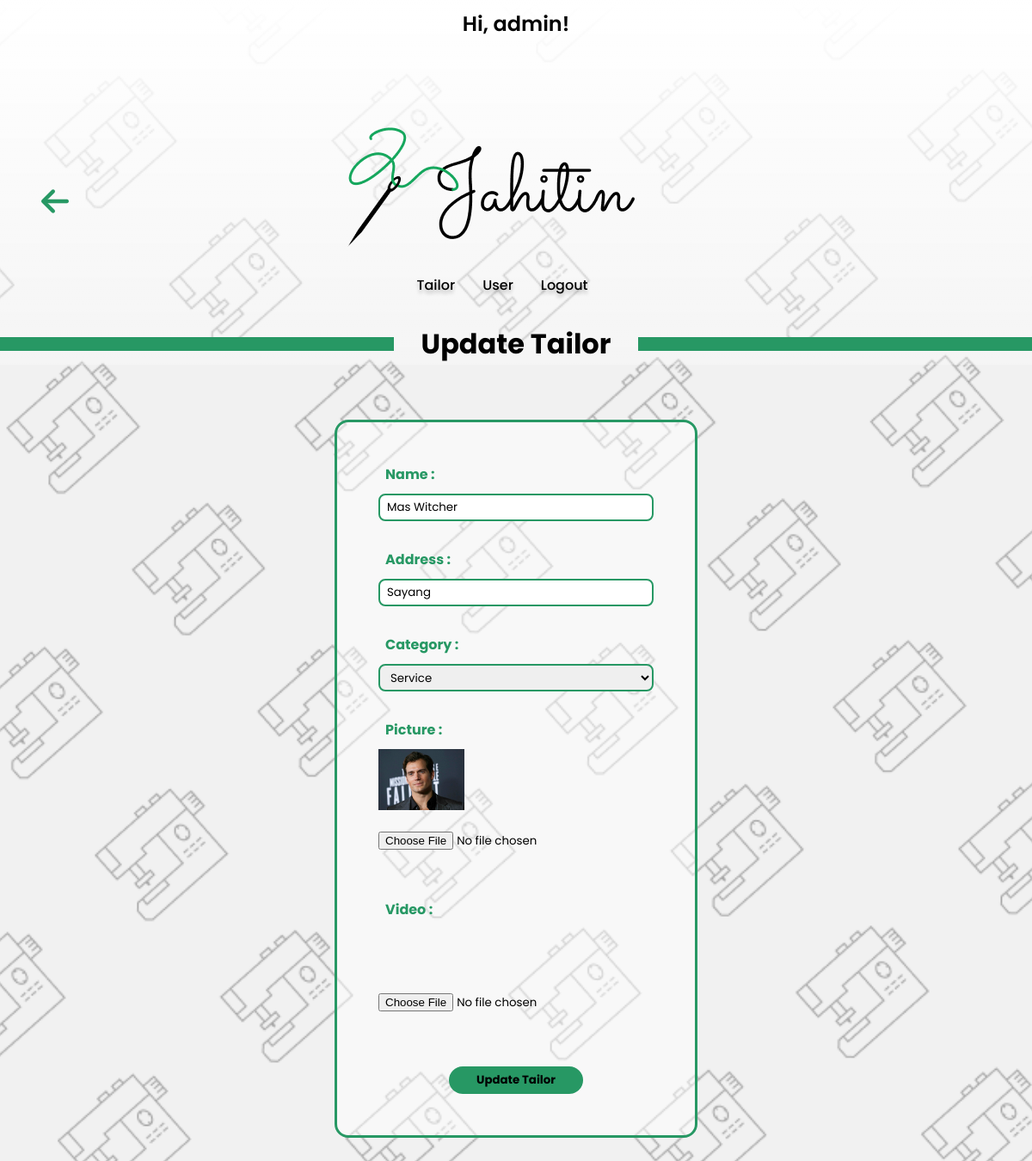
The page /src/controller/updateTailor.php?id=16 (signed in) on the database its author committed.
### tables this page shows
CREATE TABLE `tailor` (
  `tailorID` int(11) NOT NULL,
  `nama` varchar(255) NOT NULL,
  `alamat` varchar(255) NOT NULL,
  `jenis` varchar(255) NOT NULL,
  `foto_tailor` varchar(255) NOT NULL,
  `video_tailor` varchar(255) NOT NULL
);

### src/controller/functions.php (called while the page is built, shortened)
<?php
include 'config.php';
function query($sql) {
	global $conn;
	$result = mysqli_query($conn, $sql);
	$rows = [];
	while( $row = mysqli_fetch_assoc($result) ) {
		$rows[] = $row;
	}
	return $rows;
}

### src/controller/updateTailor.php (the view, shortened to what this page needs)
<?php
include 'functions.php';
$tailorID = $_GET["id"];
$tailor = query("SELECT * FROM tailor WHERE tailorID = $tailorID")[0];
?>
<!DOCTYPE html>
<html lang="en">
<head>
    <link rel="stylesheet" href="..\styles\homepage.css">
    <link rel="stylesheet" href="..\styles\addUpdateForm.css">
</head>
<body>
	<div class="container">
		<div class="bangs">
			<p class="title"> Hi, <?php echo $_SESSION['username']; ?>! </p>
		</div>
		<nav>
			<div class="nav-left">
				<a href="..\homepageAdmin.php" class="arrow-left-button">
					<img src="..\assets\arrow-left-32.png" alt="arrow-left"/>
				</a>
			</div>
			<div class="logo">
				<img src="..\assets\logo.png" alt="logo jahitin"/>
			</div>
			<div class="nav-right">
				<ul>
					<li><a href="../homepageAdmin.php">Tailor</a></li>
					<li><a href="../manageUser.php">User</a></li>
					<li><a href="../controller/logout.php">Logout</a></li>
				</ul>
			</div>
		</nav>
		<div class="container-title">
			<div class="line-left"></div>
			<div class="title">
				<p>Update Tailor</p>
			</div>
			<div class="line-right"></div>
		</div>
	</div>
	<div class="container-form">
        <div class="card-form">
			<form action="" method="post" enctype="multipart/form-data">
				<ul>
					<div class="form-input" style="flex-direction: column">
						<div class="form-input-text">
							<li>
								<label for="nama">Name : </label>
								<input type="text" name="nama" id="nama" value="<?php echo $tailor["nama"]; ?>">
							</li>
							<li>
								<label for="alamat">Address : </label>
								<input type="text" name="alamat" id="alamat" value="<?php echo $tailor["alamat"]; ?>">
							</li>
							<li>
								<label for="jenis">Category : </label>
								<select name="jenis" id="jenis">
									<option disabled selected value> <?php echo $tailor["jenis"]; ?> </option>
								</select>
							</li>
						</div>
						<div class="form-media" style="padding-left: 0">
							<li>
								<label for="foto_tailor">Picture : </label>
								<img src="../img/<?= $tailor["foto_tailor"]; ?>" width="100" alt="foto-tailor"></img>
								<br>
								<input type="file" name="foto_tailor" id="foto_tailor">
							</li>
							<br>
							<li>
								<label for="video_tailor">Video : </label>
								<video src="../vid/<?= $tailor["video_tailor"]; ?>" width="100">
								</video><br>
								<input type="file" name="video_tailor" id="video_tailor">
							</li>
						</div>
						<div class="form-button">
							<li>
								<button type="submit" id="submit" name="update" onclick="return confirm('Are you sure to update the tailor?')">Update Tailor</button>
							</li>
						</div>
					</div>
				</ul>
			</form>
		</div>
	</div>
</body>
</html>

### src/styles/homepage.css (style rules this page uses)
* { margin: 0; padding: 0; box-sizing: border-box; font-family: 'Poppins', sans-serif; }
body { min-height: 100vh; background-image: url('../assets/background.png'); background-attachment: fixed; background-size: cover; background-position: center; background-repeat: no-repeat; }
.bangs .title { color: #000; font-size: 1.5rem; font-weight: 600; padding: 10px 0; text-align: center; }
.container { background: linear-gradient(rgba(255, 255, 255, 1), rgba(255, 255, 255, 0.3)); }
nav { display: flex; width: 100%; justify-content: center; margin-top: 60px; }
.logo img { margin: 2rem 0 0 0; text-align: center; justify-content: center; }
.nav-right { width: 100%; display: flex; align-items: center; justify-content: flex-end; }
.nav-right ul { display: flex; list-style: none; padding-right: 3rem; }
.nav-right ul li { padding: 0 1rem 0 1rem; }
nav ul li a { color: #000; font-size: 1rem; font-weight: 500; text-decoration: none; text-shadow: 0px 4px 4px rgba(0, 0, 0, 0.25); }
.nav-left { width: 100%; padding-left: 3rem; display: flex; align-items: center; }
.arrow-left-button { background: none; border: none; cursor: pointer; outline: none; }
.nav-left a { color: #000; font-size: 1.25rem; font-weight: 500; text-decoration: none; text-shadow: 0px 4px 4px rgba(0, 0, 0, 0.25); }
.container-title { display: flex; width: 100%; justify-content: center; align-items: center; margin: 1rem 0 1rem 0; }
.title { width: auto; color: #000; font-size: 2rem; font-weight: Bold; white-space: nowrap; }
.line-left { width: 100%; height: 0.2rem; background-color: #279864; margin-right: 2rem; height: 1rem; }
.line-right { width: 100%; height: 0.2rem; background-color: #279864; margin-left: 2rem; height: 1rem; }
@media (max-width: 1240px) { nav { flex-direction: column; align-items: center; } }
@media (max-width: 1240px) { .nav-right { width: auto; justify-content: center; margin: 1rem 0 1rem 1rem; } }
@media (max-width: 1240px) { .nav-left { position: absolute; } }
@media (max-width: 1240px) { .logo { padding-left: 0; margin-right: 4rem; } }

### src/styles/addUpdateForm.css (style rules this page uses)
.container-form { width: 100%; display: flex; flex-direction: column; align-items: center; justify-content: center; }
.card-form { width: auto; display: flex; flex-direction: column; align-items: center; justify-content: center; padding: 1rem 2rem 2rem 2rem; border: 0.2rem solid #279864; border-radius: 1rem; background: rgb(255,255,255, 0.5); margin: 3rem 0 4rem 0; }
label { font-size: 1rem; font-weight: bold; color: #279864; margin-left: 0.5rem; }
.container-form .card-form ul { list-style: none; display:flex; flex-direction: column; align-items: center; }
.container-form .card-form li { display: flex; flex-direction: column; align-items: flex-start; justify-content: center; margin-top: 2rem; }
.form-input { width: 100%; display: flex; flex-direction: row; align-items: flex-start }
.form-input li { padding: 0 1rem 0 1rem; }
.form-media { padding: 0 1rem 0 1rem; }
.form-button { display:flex; width: 100%; justify-content: center; }
input#nama, input#alamat, input#jenis { width: 20rem; height: 2rem; border-radius: 0.5rem; border: 0.15rem solid #279864; padding: 0.5rem; box-sizing: border-box; }
button { width: auto; height: 2rem; border-radius: 1rem; border: none; padding: 0 2rem 0 2rem; margin: 2rem 0 1rem 0; background-color: #279864; color: #000; font-weight: bold; cursor: pointer; }
label { font-weight: bold; display: block; margin-bottom: 10px; }
select#jenis { width: 20rem; height: 2rem; border-radius: 0.5rem; border: 0.15rem solid #279864; padding-left: 0.5rem; box-sizing: border-box; }
option { font-size: 1rem; }

### rows shown on the page
tailor: nama "Mas Witcher", alamat "Sayang", jenis "Service", foto_tailor (picture)

### other values the page prints
$_SESSION['username'] "admin"
